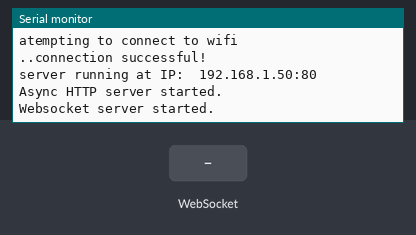
Simulated run of this sketch. Board: ESP32. Parts: the last lines printed to the serial monitor. Inputs (shaded band) come from the test bench. WiFi joins after 1.5 s; servers stay silent unless stated; storage starts empty.

Above: at 3.2 s.
3.3 s: WebSocket text "1" received
At 4.0 s:
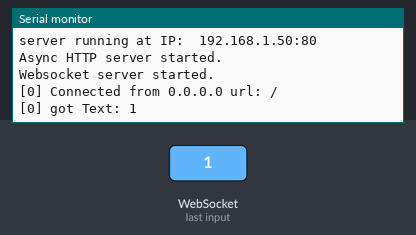
4.8 s: WebSocket text "0" received
At 5.1 s:
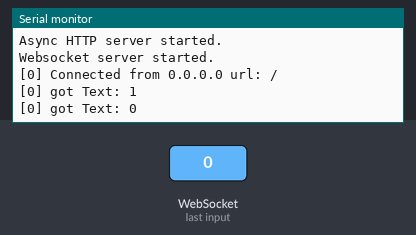

The sketch:

ESPServer_WS.ino
```cpp
// property of shanel
// Connect to BTUGoo
// Requires Static IP - Laura to Setup UnstableWIFI to host static IP

// TO DO
// DONE (1) This code needs to serve HTTP files (stored locally)
// DONE (2) This code needs to establish websocket with client
// -- (3) Combine this code with fabricsense.ino to read Arduino pins

#include <WiFi.h>
#include <WebSocketsServer.h>
#include <ESPAsyncWebServer.h>
#include <SPIFFS.h>

const char* ssid     = "BTUgoo";
const char* password = "blowItUp";

//const char* ssid = "UnstableWifi";
//const char* password = "fluxusmuxus";

const int port = 80;
const int WSport = 81;

int count = 0;

AsyncWebServer server(port);
WebSocketsServer webSocket(WSport);

String getContentType(String filename); // convert the file extension to the MIME type
bool handleFileRead(String path);       // send the right file to the client (if it exists)

void setup() {
  Serial.begin(115200);

  if(!SPIFFS.begin()){
    Serial.println("error occured while mounting SPIFFS");
    return;
  }

  WiFi.begin(ssid, password);
  Serial.println("atempting to connect to wifi");

  while (WiFi.status() != WL_CONNECTED) {
    delay(1000);
    Serial.print('.');
  }

  Serial.println("connection successful!");
  Serial.print("server running at IP:\t");
  Serial.print(WiFi.localIP());
  Serial.print(":");
  Serial.println(port);

  server.on("/", HTTP_GET, [](AsyncWebServerRequest *request){
    request->send(SPIFFS, "/index.html", "text/html", false);
  });

  server.on("/pressMorphVis.js", HTTP_GET, [](AsyncWebServerRequest *request){
    request->send(SPIFFS, "/pressMorphVis.js", "text/javascript");
  });
  server.on("/socket.js", HTTP_GET, [](AsyncWebServerRequest *request){
    request->send(SPIFFS, "/socket.js", "text/javascript");
  });

  server.begin();
  Serial.println("Async HTTP server started.");

  webSocket.begin();
  webSocket.onEvent(webSocketEvent);
  Serial.println("Websocket server started.");
}

void loop(){
  webSocket.loop();
  if ((count >= 0) && (count < 1000)){
    webSocket.broadcastTXT("{1, 10}");
  } else if ((count >= 1000) && (count < 2000)) {
    webSocket.broadcastTXT("{2, 10}");
  } else if ((count >= 2000) && (count < 3000)) {
    webSocket.broadcastTXT("{3, 10}");
  } else if ((count >= 3000) && (count < 4000)) {
    webSocket.broadcastTXT("{4, 10}");
  } else if ((count >= 4000) && (count < 5000)) {
    webSocket.broadcastTXT("{5, 10}");
  } else if (count >= 5000) {
    webSocket.broadcastTXT("{6, 10}");
  } else {
    Serial.println("Invalid count");
  }

  count++;
  count = count % 6000;
}

void webSocketEvent(uint8_t num, WStype_t type, uint8_t * payload, size_t length) {
  switch(type) {
    case WStype_DISCONNECTED:             // if a client disconnects
      Serial.printf("[%u] Client disconnected :(", num);
      break;
    case WStype_CONNECTED: {              // if a new websocket client connects
      IPAddress ip = webSocket.remoteIP(num);
      Serial.printf("[%u] Connected from %d.%d.%d.%d url: %s\n", num, ip[0], ip[1], ip[2], ip[3], payload);
      break;
    }
    case WStype_TEXT: {                   // if new text data is received
      Serial.printf("[%u] got Text: %s\n", num, payload);
      break;
    }
  }
}
```

Measured:
- after the input at 3.3 s, the serial monitor: prints a new line at once (image 1)
- after the input at 4.8 s, the serial monitor: prints a new line at once (image 2)
